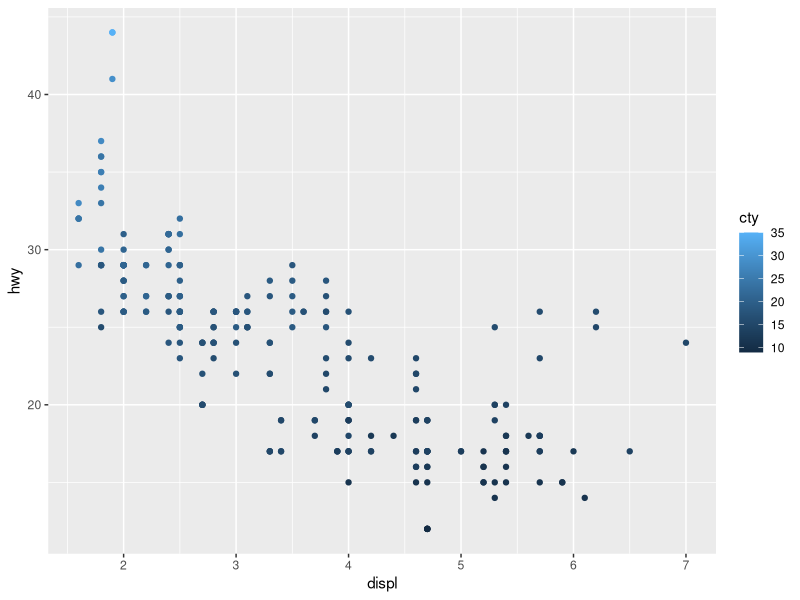
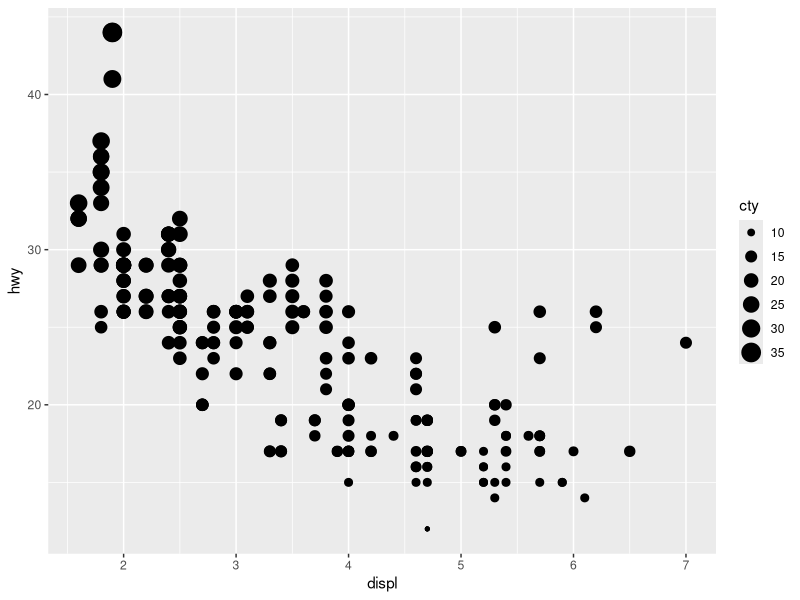
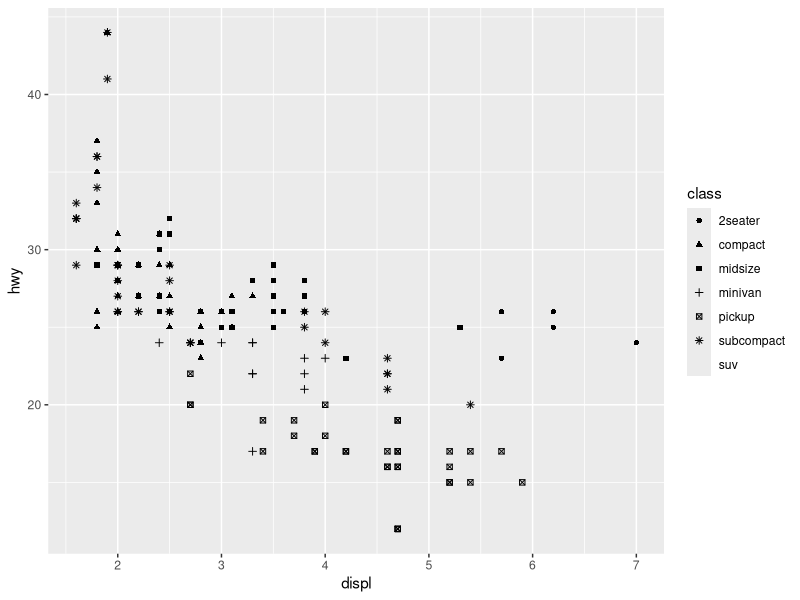
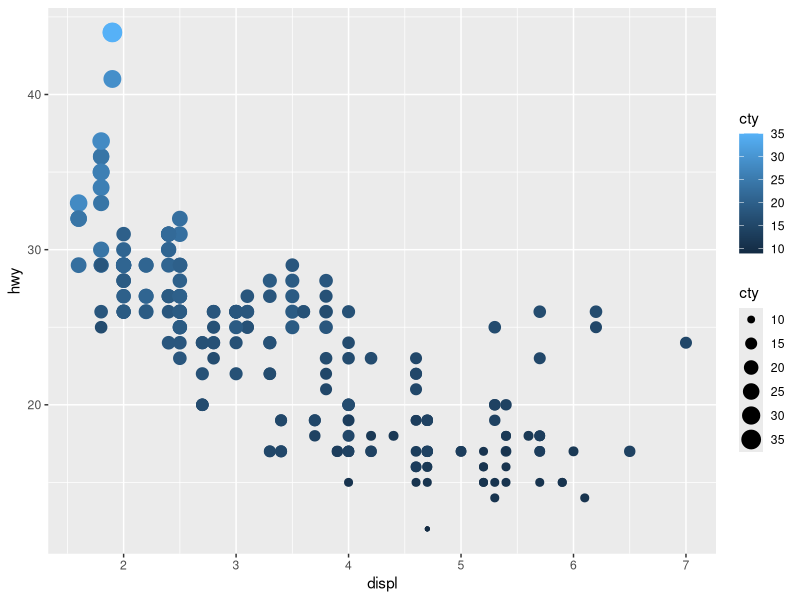
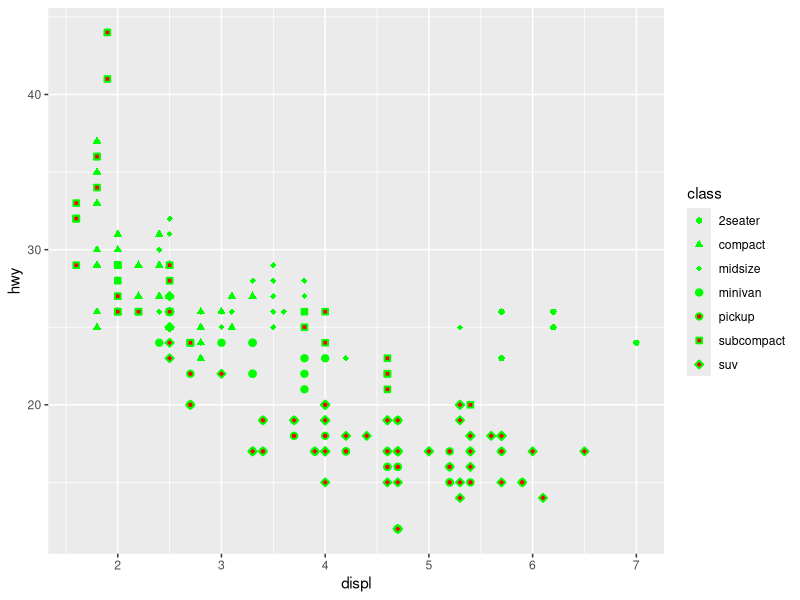
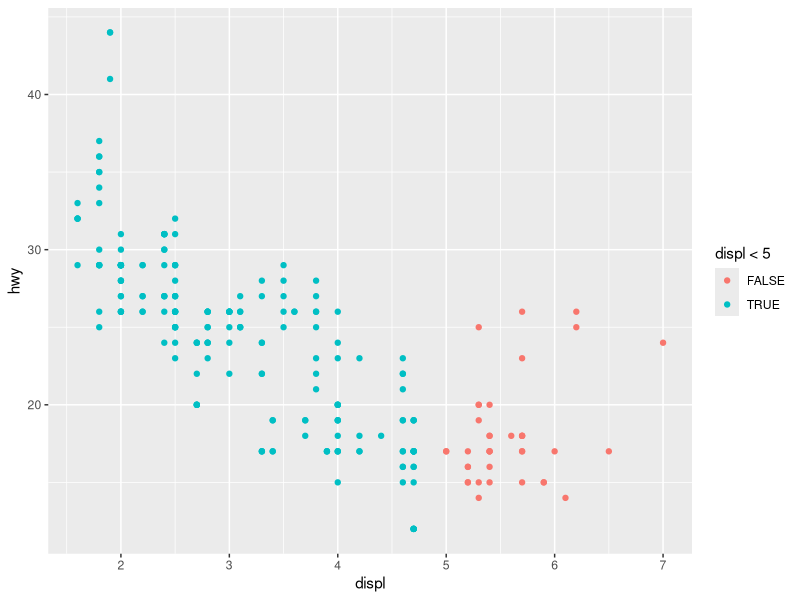

Write the R code that produced these figures, in order.
## ---- chunk 1
knitr::opts_chunk$set(echo = TRUE)
## ---- chunk 2
library(ggplot2)
## ---- chunk 3
ggplot(data = mpg) +
  geom_point(mapping = aes(x = displ, y = hwy, color = cty))
  
## ---- chunk 4
ggplot(data = mpg) +
  geom_point(mapping = aes(x = displ, y = hwy, size = cty))
## ---- chunk 5
ggplot(data = mpg) +
  geom_point(mapping = aes(x = displ, y = hwy, shape = class))

## ---- chunk 6
ggplot(data = mpg) +
  geom_point(mapping = aes(x = displ, y = hwy, color = cty, size = cty))
## ---- chunk 7
ggplot(data = mpg) + 
  geom_point(mapping = aes(x = displ, y = hwy, shape = class), stroke=1, fill = "red", color = "green" )+
  scale_shape_manual(values = c(16:19, 21:24))
## ---- chunk 8
ggplot(data = mpg) +
  geom_point(mapping = aes(x = displ, y = hwy, color = displ<5))
